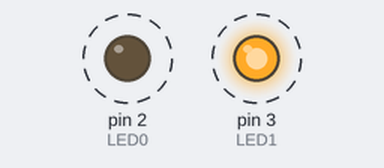
The sketch below on a simulated Arduino Uno, built with avr-gcc and run on an emulated ATmega328P. Shown: output pins drawn as LEDs (lit = HIGH). Dashed ring = blinking.

Above: at 0.75 s.
Timing chart, 0 to 3.0 s (numbered marks = the images above):
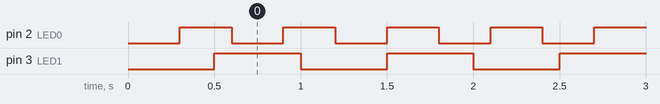

The sketch:

21_milis.ino
```cpp
const uint8_t LED0 = 2;
const uint8_t LED1 = 3;

unsigned long t1_prev = 0;
const unsigned long t1_delay = 300;

unsigned long t2_prev = 0;
const unsigned long t2_delay = 500;

void setup() {
  // put your setup code here, to run once:
  Serial.begin(115200);

  pinMode(LED0, OUTPUT);
  pinMode(LED1, OUTPUT);
}

void loop() {
  // put your main code here, to run repeatedly:
  unsigned long t1_now = millis();
  if(t1_now-t1_prev >= t1_delay){
    t1_prev = t1_now;
    digitalWrite(LED0, !digitalRead(LED0));   //
  }

  unsigned long t2_now = millis();
  if(t2_now-t2_prev >= t2_delay){
    t2_prev = t2_now;
    digitalWrite(LED1, !digitalRead(LED1));
  }

}
```

Measured:
- by itself, pin 2 (LED0): alternates HIGH for 0.30 s and LOW for 0.30 s
- by itself, pin 3 (LED1): alternates HIGH for 0.50 s and LOW for 0.50 s
- by itself, everything shown: repeats every 3.0 s, in 14 steps
